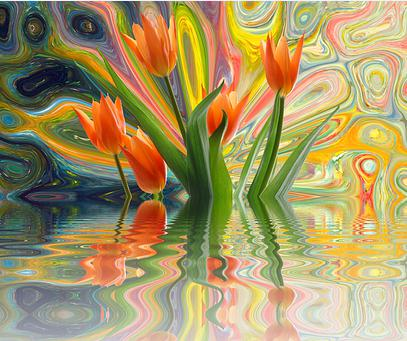
#> input picture aaa.jpg, 407 x 341 px
$ python test_5.py
#> lines starting #> are read from the running program, lines starting #| are printed output that depends on the picture; after the words box and inside, x2 and y2 are one past the last pixel; in counts of white or black regions, pixels touching at a corner belong together
# -*- coding: utf-8 -*

# Detect orange-colored parts in the following image,
# and mask the rest by black.

import cv2
import numpy as np

# set orange thresh

lower_blue = np.array([11, 43, 46])
upper_blue = np.array([25, 255, 255])

img = cv2.imread('aaa.jpg')
#> img is the input picture: shape (341, 407, 3); mean B, G, R 101.4, 150.2, 165.9

# get a frame and show

frame = img

cv2.imshow('Capture', frame)

# change to hsv model
hsv = cv2.cvtColor(frame, cv2.COLOR_BGR2HSV)
#> hsv: shape (341, 407, 3); mean H, S, V 40.6, 113.4, 175.9

# get mask
mask = cv2.inRange(hsv, lower_blue, upper_blue)
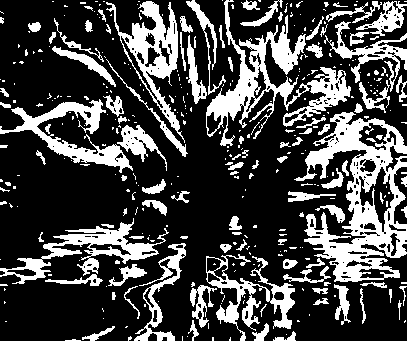
#> mask: shape (341, 407); 27.3% white; 370 white regions (264 under 20 px), largest, box (x1, y1, x2, y2) and area: (294, 112, 407, 282) 7601, (206, 0, 351, 146) 5191, (106, 1, 185, 143) 2838
cv2.imshow('Mask', mask)

# detect red
res = cv2.bitwise_and(frame, frame, mask=mask)
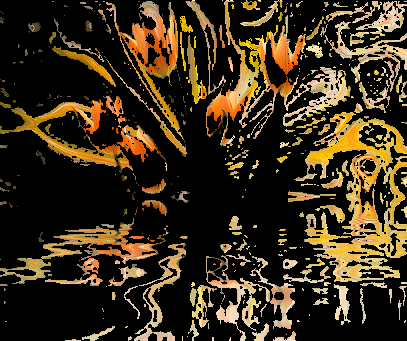
#> res: shape (341, 407, 3); mean B, G, R 25.5, 45.5, 58
cv2.imshow('Result', res)

cv2.waitKey(0)
cv2.destroyAllWindows()
